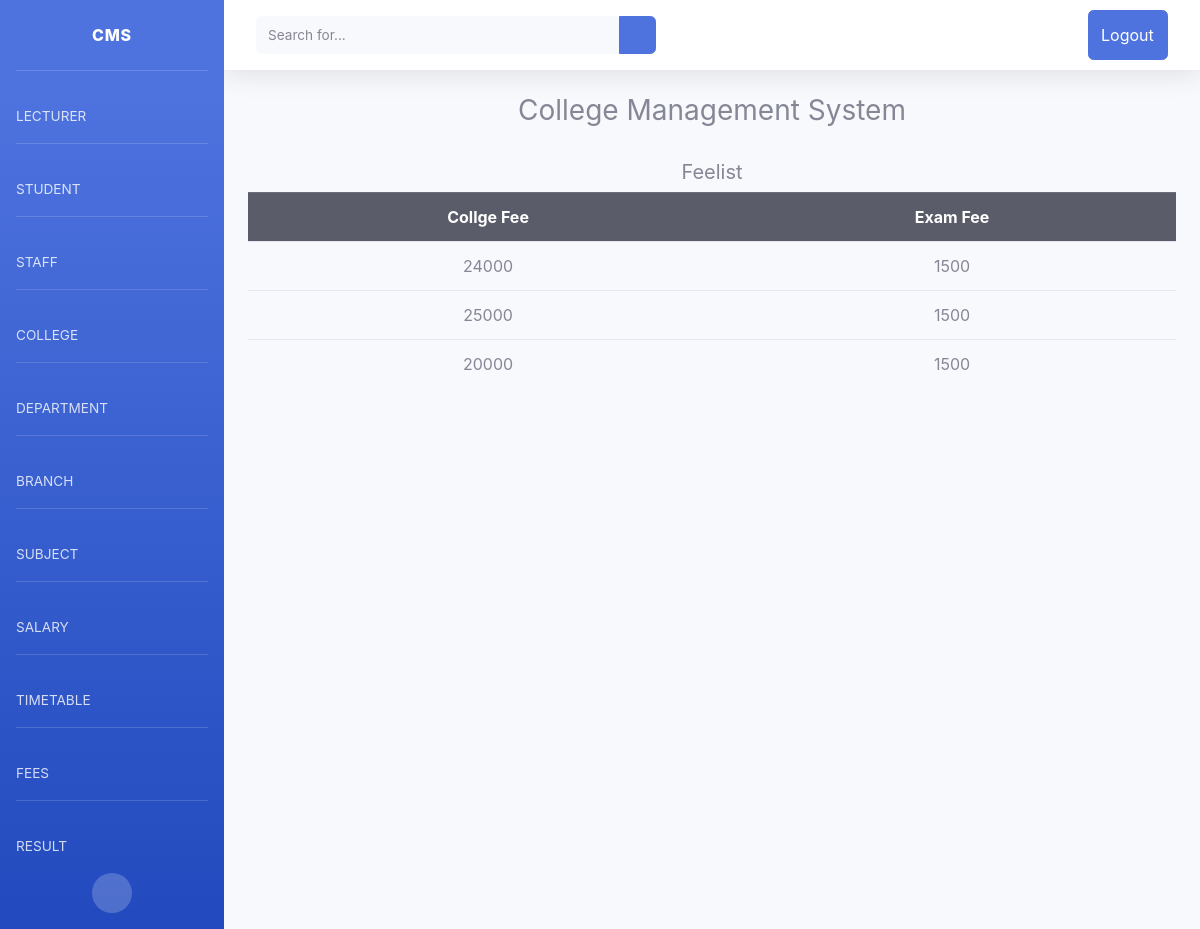
The page /Feelist/ (signed in) on the database its author committed.
### cmsapp/models.py (models this page shows, shortened)
class Fee(models.Model):
    coll_fee=models.IntegerField()
    exam_fee=models.IntegerField()

### cmsapp/decorator.py (the view)
    def _inner(request, *args, **kwargs):
        if not request.user.is_admin:
            raise PermissionDenied
        return function(request, *args, **kwargs)

### cmsapp/decorator.py (called while the page is built)
def admin_only(function):
    def _inner(request, *args, **kwargs):
        if not request.user.is_admin:
            raise PermissionDenied
        return function(request, *args, **kwargs)
    return _inner

### cmsapp/views.py (called while the page is built)
@admin_only
def Feelist(request):
    feelist = Fee.objects.all()
    context={'feelist':feelist}
    return render(request,'Fee/feelist.html',context)

### templates/Fee/feelist.html
{% extends 'registration/home.html' %}
{% block content %}
<h5 class='text-center fw-bold'>Feelist</h5>
<div class="container">
    <table class="table table-hover">
    <tbody class="table table-striped table-hover">
      <tr class="thead-dark text-center">
          <th>Collge Fee</th>
          <th>Exam Fee</th>
      </tr>
{% for data in feelist %}
        <tr class="text-center">
    <td>{{data.coll_fee}}</td>
    <td>{{data.exam_fee}}</td>
        </tr>
  {% endfor %}
    </tbody>
  </table>
    </div>
{% endblock %}

### templates/registration/home.html (style rules this page uses)
body { font-family: 'Roboto', sans-serif; }

### rows shown on the page
Fee: coll_fee "24000", exam_fee "1500"
Fee: coll_fee "25000", exam_fee "1500"
Fee: coll_fee "20000", exam_fee "1500"
